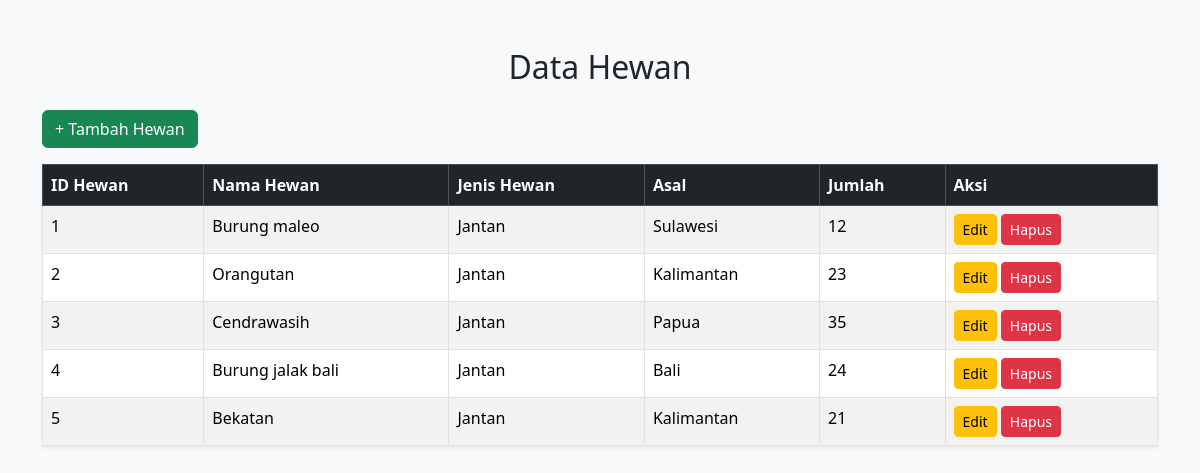
The page / on the database its author committed.
### tables this page shows
CREATE TABLE `hewan1` (
  `id_hewan` int(11) NOT NULL,
  `nama_hewan` varchar(25) NOT NULL,
  `jenis_hewan` varchar(25) NOT NULL,
  `asal` text NOT NULL,
  `jumlah` int(25) NOT NULL
);

### index.php (the view, shortened to what this page needs)
<?php include 'config.php'; ?>
<!DOCTYPE html>
<html lang="id">
<head>
  <link href="https://cdn.jsdelivr.net/npm/bootstrap@5.3.3/dist/css/bootstrap.min.css" rel="stylesheet">
</head>
<body class="bg-light">
<div class="container mt-5">
  <h2 class="mb-4 text-center"> Data Hewan</h2>
  <a href="tambah.php" class="btn btn-success mb-3">+ Tambah Hewan</a>
  <table class="table table-bordered table-striped shadow-sm">
    <thead class="table-dark">
      <tr>
        <th>ID Hewan</th>
        <th>Nama Hewan</th>
        <th>Jenis Hewan</th>
        <th>Asal</th>
        <th>Jumlah</th>
        <th>Aksi</th>
      </tr>
    </thead>
    <tbody>
      <?php
      $result = $conn->query("SELECT * FROM hewan1");
      if ($result->num_rows > 0) {
        while ($row = $result->fetch_assoc()) {
          echo "<tr>
                  <td>".$row['id_hewan']."</td>
                  <td>".$row['nama_hewan']."</td>
                  <td>".$row['jenis_hewan']."</td>
                  <td>".$row['asal']."</td>
                  <td>".$row['jumlah']."</td>
                  <td>
                    <a href='edit.php?id=".$row['id_hewan']."' class='btn btn-warning btn-sm'>Edit</a>
                    <a href='hapus.php?id=".$row['id_hewan']."' class='btn btn-danger btn-sm' onclick='return confirm(\"Yakin hapus data?\")'>Hapus</a>
                  </td>
                </tr>";
        }
      } else {
        echo "<tr><td colspan='6' class='text-center'>Data kosong</td></tr>";
      }
      ?>
    </tbody>
  </table>
</div>
</body>
</html>

### rows shown on the page
hewan1: id_hewan "1", nama_hewan "Burung maleo", jenis_hewan "Jantan", asal "Sulawesi", jumlah "12"
hewan1: id_hewan "2", nama_hewan "Orangutan", jenis_hewan "Jantan", asal "Kalimantan", jumlah "23"
hewan1: id_hewan "3", nama_hewan "Cendrawasih", jenis_hewan "Jantan", asal "Papua", jumlah "35"
hewan1: id_hewan "4", nama_hewan "Burung jalak bali", jenis_hewan "Jantan", asal "Bali", jumlah "24"
hewan1: id_hewan "5", nama_hewan "Bekatan", jenis_hewan "Jantan", asal "Kalimantan", jumlah "21"
